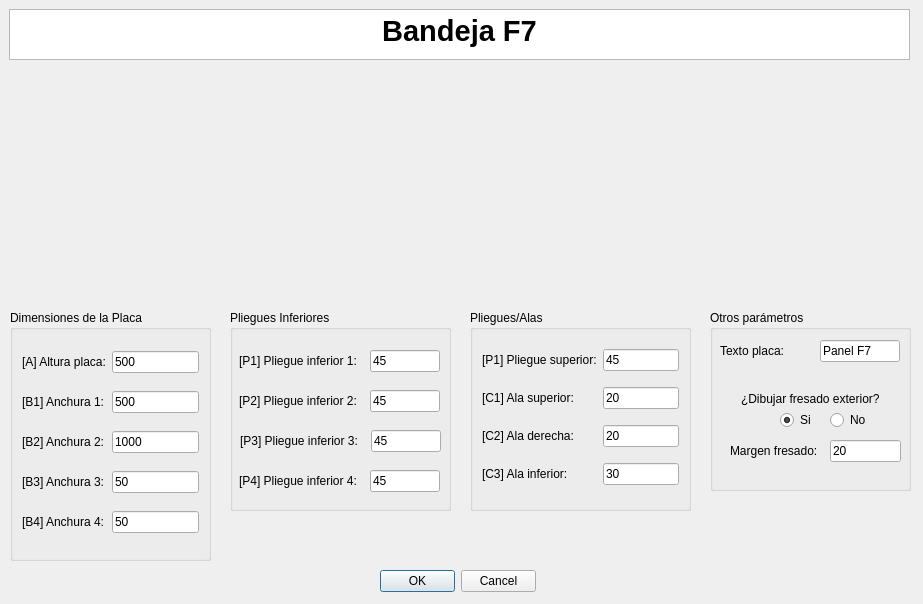
<?xml version="1.0" encoding="UTF-8"?>
<ui version="4.0">
 <class>MyPositionDialog</class>
 <widget class="QDialog" name="MyPositionDialog">
  <property name="geometry">
   <rect>
    <x>0</x>
    <y>0</y>
    <width>923</width>
    <height>604</height>
   </rect>
  </property>
  <property name="windowTitle">
   <string>Enter Position</string>
  </property>
  <property name="whatsThis">
   <string>&lt;html&gt;&lt;head/&gt;&lt;body&gt;&lt;p&gt;Esta ventana de KSDpanel te permite introducir todas las medidas correspondientes del panel seleccionado.&lt;/p&gt;&lt;p&gt;Recuerda que todas las medidas deben de ir en milimetros (mm).&lt;/p&gt;&lt;/body&gt;&lt;/html&gt;</string>
  </property>
  <widget class="QDialogButtonBox" name="buttonBox">
   <property name="geometry">
    <rect>
     <x>380</x>
     <y>570</y>
     <width>156</width>
     <height>23</height>
    </rect>
   </property>
   <property name="orientation">
    <enum>Qt::Horizontal</enum>
   </property>
   <property name="standardButtons">
    <set>QDialogButtonBox::Cancel|QDialogButtonBox::Ok</set>
   </property>
  </widget>
  <widget class="QTextBrowser" name="textBrowser">
   <property name="geometry">
    <rect>
     <x>9</x>
     <y>9</y>
     <width>901</width>
     <height>51</height>
    </rect>
   </property>
   <property name="html">
    <string>&lt;!DOCTYPE HTML PUBLIC &quot;-//W3C//DTD HTML 4.0//EN&quot; &quot;http://www.w3.org/TR/REC-html40/strict.dtd&quot;&gt;
&lt;html&gt;&lt;head&gt;&lt;meta name=&quot;qrichtext&quot; content=&quot;1&quot; /&gt;&lt;style type=&quot;text/css&quot;&gt;
p, li { white-space: pre-wrap; }
&lt;/style&gt;&lt;/head&gt;&lt;body style=&quot; font-family:'MS Shell Dlg 2'; font-size:8.25pt; font-weight:400; font-style:normal;&quot;&gt;
&lt;p align=&quot;center&quot; style=&quot; margin-top:0px; margin-bottom:0px; margin-left:0px; margin-right:0px; -qt-block-indent:0; text-indent:0px;&quot;&gt;&lt;span style=&quot; font-size:22pt; font-weight:600;&quot;&gt;Bandeja F7&lt;/span&gt;&lt;/p&gt;&lt;/body&gt;&lt;/html&gt;</string>
   </property>
  </widget>
  <widget class="QGroupBox" name="groupBox">
   <property name="geometry">
    <rect>
     <x>230</x>
     <y>310</y>
     <width>221</width>
     <height>201</height>
    </rect>
   </property>
   <property name="styleSheet">
    <string notr="true">font: 10pt &quot;MS Shell Dlg 2&quot;;</string>
   </property>
   <property name="title">
    <string>Pliegues Inferiores</string>
   </property>
   <widget class="QLabel" name="label_14">
    <property name="geometry">
     <rect>
      <x>9</x>
      <y>40</y>
      <width>141</width>
      <height>22</height>
     </rect>
    </property>
    <property name="text">
     <string>[P1] Pliegue inferior 1:</string>
    </property>
   </widget>
   <widget class="QLineEdit" name="pliegueInf1UI">
    <property name="geometry">
     <rect>
      <x>140</x>
      <y>40</y>
      <width>70</width>
      <height>22</height>
     </rect>
    </property>
    <property name="text">
     <string>45</string>
    </property>
   </widget>
   <widget class="QLabel" name="label_15">
    <property name="geometry">
     <rect>
      <x>9</x>
      <y>80</y>
      <width>141</width>
      <height>22</height>
     </rect>
    </property>
    <property name="text">
     <string>[P2] Pliegue inferior 2:</string>
    </property>
   </widget>
   <widget class="QLineEdit" name="pliegueInf2UI">
    <property name="geometry">
     <rect>
      <x>140</x>
      <y>80</y>
      <width>70</width>
      <height>22</height>
     </rect>
    </property>
    <property name="text">
     <string>45</string>
    </property>
   </widget>
   <widget class="QLabel" name="label_16">
    <property name="geometry">
     <rect>
      <x>10</x>
      <y>120</y>
      <width>161</width>
      <height>22</height>
     </rect>
    </property>
    <property name="text">
     <string>[P3] Pliegue inferior 3:</string>
    </property>
   </widget>
   <widget class="QLineEdit" name="pliegueInf3UI">
    <property name="geometry">
     <rect>
      <x>141</x>
      <y>120</y>
      <width>70</width>
      <height>22</height>
     </rect>
    </property>
    <property name="text">
     <string>45</string>
    </property>
   </widget>
   <widget class="QLabel" name="label_17">
    <property name="geometry">
     <rect>
      <x>9</x>
      <y>160</y>
      <width>151</width>
      <height>22</height>
     </rect>
    </property>
    <property name="text">
     <string>[P4] Pliegue inferior 4:</string>
    </property>
   </widget>
   <widget class="QLineEdit" name="pliegueInf4UI">
    <property name="geometry">
     <rect>
      <x>140</x>
      <y>160</y>
      <width>70</width>
      <height>22</height>
     </rect>
    </property>
    <property name="text">
     <string>45</string>
    </property>
   </widget>
  </widget>
  <widget class="QGroupBox" name="groupBox_2">
   <property name="geometry">
    <rect>
     <x>470</x>
     <y>310</y>
     <width>221</width>
     <height>201</height>
    </rect>
   </property>
   <property name="styleSheet">
    <string notr="true">font: 10pt &quot;MS Shell Dlg 2&quot;;</string>
   </property>
   <property name="title">
    <string>Pliegues/Alas</string>
   </property>
   <layout class="QGridLayout" name="gridLayout_2">
    <item row="2" column="0">
     <widget class="QLabel" name="label_11">
      <property name="text">
       <string>[C1] Ala superior:</string>
      </property>
     </widget>
    </item>
    <item row="5" column="1">
     <widget class="QLineEdit" name="alaInferiorUI">
      <property name="text">
       <string>30</string>
      </property>
     </widget>
    </item>
    <item row="0" column="0">
     <widget class="QLabel" name="label_13">
      <property name="text">
       <string>[P1] Pliegue superior:</string>
      </property>
     </widget>
    </item>
    <item row="2" column="1">
     <widget class="QLineEdit" name="alaSuperiorUI">
      <property name="text">
       <string>20</string>
      </property>
     </widget>
    </item>
    <item row="3" column="1">
     <widget class="QLineEdit" name="alaDerechaUI">
      <property name="text">
       <string>20</string>
      </property>
     </widget>
    </item>
    <item row="0" column="1">
     <widget class="QLineEdit" name="pliegueSuperiorUI">
      <property name="text">
       <string>45</string>
      </property>
     </widget>
    </item>
    <item row="5" column="0">
     <widget class="QLabel" name="label_12">
      <property name="text">
       <string>[C3] Ala inferior:</string>
      </property>
     </widget>
    </item>
    <item row="3" column="0">
     <widget class="QLabel" name="label_19">
      <property name="text">
       <string>[C2] Ala derecha:</string>
      </property>
     </widget>
    </item>
   </layout>
  </widget>
  <widget class="QLabel" name="imagenPanelUI">
   <property name="geometry">
    <rect>
     <x>250</x>
     <y>70</y>
     <width>441</width>
     <height>231</height>
    </rect>
   </property>
   <property name="text">
    <string/>
   </property>
   <property name="pixmap">
    <pixmap>../imagenes/REF_010cotas.jpg</pixmap>
   </property>
   <property name="scaledContents">
    <bool>true</bool>
   </property>
   <property name="wordWrap">
    <bool>false</bool>
   </property>
   <property name="margin">
    <number>0</number>
   </property>
   <property name="openExternalLinks">
    <bool>false</bool>
   </property>
  </widget>
  <widget class="QGroupBox" name="groupBox_3">
   <property name="geometry">
    <rect>
     <x>10</x>
     <y>310</y>
     <width>201</width>
     <height>251</height>
    </rect>
   </property>
   <property name="styleSheet">
    <string notr="true">font: 10pt &quot;MS Shell Dlg 2&quot;;</string>
   </property>
   <property name="title">
    <string>Dimensiones de la Placa</string>
   </property>
   <layout class="QGridLayout" name="gridLayout">
    <item row="2" column="1">
     <widget class="QLabel" name="label_22">
      <property name="text">
       <string>[B2] Anchura 2:</string>
      </property>
     </widget>
    </item>
    <item row="2" column="2">
     <widget class="QLineEdit" name="anchura2UI">
      <property name="text">
       <string>1000</string>
      </property>
     </widget>
    </item>
    <item row="0" column="2">
     <widget class="QLineEdit" name="alturaPlacaUI">
      <property name="text">
       <string>500</string>
      </property>
     </widget>
    </item>
    <item row="3" column="2">
     <widget class="QLineEdit" name="anchura3UI">
      <property name="text">
       <string>50</string>
      </property>
     </widget>
    </item>
    <item row="1" column="2">
     <widget class="QLineEdit" name="anchura1UI">
      <property name="text">
       <string>500</string>
      </property>
     </widget>
    </item>
    <item row="4" column="2">
     <widget class="QLineEdit" name="anchura4UI">
      <property name="text">
       <string>50</string>
      </property>
     </widget>
    </item>
    <item row="4" column="1">
     <widget class="QLabel" name="label_27">
      <property name="text">
       <string>[B4] Anchura 4:</string>
      </property>
     </widget>
    </item>
    <item row="0" column="1">
     <widget class="QLabel" name="label_8">
      <property name="text">
       <string>[A] Altura placa:</string>
      </property>
     </widget>
    </item>
    <item row="1" column="1">
     <widget class="QLabel" name="label_4">
      <property name="text">
       <string>[B1] Anchura 1:</string>
      </property>
     </widget>
    </item>
    <item row="3" column="1">
     <widget class="QLabel" name="label_26">
      <property name="text">
       <string>[B3] Anchura 3:</string>
      </property>
     </widget>
    </item>
   </layout>
  </widget>
  <widget class="QGroupBox" name="groupBox_4">
   <property name="geometry">
    <rect>
     <x>710</x>
     <y>310</y>
     <width>201</width>
     <height>181</height>
    </rect>
   </property>
   <property name="styleSheet">
    <string notr="true">font: 10pt &quot;MS Shell Dlg 2&quot;;</string>
   </property>
   <property name="title">
    <string>Otros parámetros</string>
   </property>
   <widget class="QLabel" name="label">
    <property name="geometry">
     <rect>
      <x>10</x>
      <y>30</y>
      <width>95</width>
      <height>22</height>
     </rect>
    </property>
    <property name="text">
     <string>Texto placa:</string>
    </property>
   </widget>
   <widget class="QLineEdit" name="textoDescriptivoA0UI">
    <property name="geometry">
     <rect>
      <x>110</x>
      <y>30</y>
      <width>80</width>
      <height>22</height>
     </rect>
    </property>
    <property name="text">
     <string>Panel F7</string>
    </property>
   </widget>
   <widget class="QRadioButton" name="noCrearFresadoUI">
    <property name="geometry">
     <rect>
      <x>120</x>
      <y>100</y>
      <width>38</width>
      <height>20</height>
     </rect>
    </property>
    <property name="text">
     <string>No</string>
    </property>
   </widget>
   <widget class="QLineEdit" name="margenFresadoUI">
    <property name="geometry">
     <rect>
      <x>120</x>
      <y>130</y>
      <width>71</width>
      <height>22</height>
     </rect>
    </property>
    <property name="text">
     <string>20</string>
    </property>
   </widget>
   <widget class="QRadioButton" name="crearFresadoUI">
    <property name="geometry">
     <rect>
      <x>70</x>
      <y>100</y>
      <width>34</width>
      <height>20</height>
     </rect>
    </property>
    <property name="text">
     <string>Si</string>
    </property>
    <property name="checked">
     <bool>true</bool>
    </property>
   </widget>
   <widget class="QLabel" name="label_2">
    <property name="geometry">
     <rect>
      <x>31</x>
      <y>81</y>
      <width>148</width>
      <height>16</height>
     </rect>
    </property>
    <property name="mouseTracking">
     <bool>false</bool>
    </property>
    <property name="text">
     <string>¿Dibujar fresado exterior?</string>
    </property>
    <property name="buddy">
     <cstring>label_2</cstring>
    </property>
   </widget>
   <widget class="QLabel" name="label_3">
    <property name="geometry">
     <rect>
      <x>20</x>
      <y>130</y>
      <width>107</width>
      <height>22</height>
     </rect>
    </property>
    <property name="text">
     <string>Margen fresado:</string>
    </property>
   </widget>
  </widget>
  <zorder>groupBox_2</zorder>
  <zorder>groupBox</zorder>
  <zorder>buttonBox</zorder>
  <zorder>textBrowser</zorder>
  <zorder>imagenPanelUI</zorder>
  <zorder>groupBox_3</zorder>
  <zorder>groupBox_4</zorder>
 </widget>
 <resources/>
 <connections>
  <connection>
   <sender>buttonBox</sender>
   <signal>accepted()</signal>
   <receiver>MyPositionDialog</receiver>
   <slot>accept()</slot>
   <hints>
    <hint type="sourcelabel">
     <x>248</x>
     <y>254</y>
    </hint>
    <hint type="destinationlabel">
     <x>157</x>
     <y>274</y>
    </hint>
   </hints>
  </connection>
  <connection>
   <sender>buttonBox</sender>
   <signal>rejected()</signal>
   <receiver>MyPositionDialog</receiver>
   <slot>reject()</slot>
   <hints>
    <hint type="sourcelabel">
     <x>316</x>
     <y>260</y>
    </hint>
    <hint type="destinationlabel">
     <x>286</x>
     <y>274</y>
    </hint>
   </hints>
  </connection>
 </connections>
</ui>
